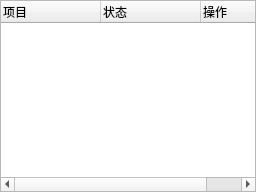
<?xml version="1.0" encoding="UTF-8"?>
<ui version="4.0">
 <class>SignalDiagnosticsPanel</class>
 <widget class="QWidget" name="SignalDiagnosticsPanel">
  <layout class="QVBoxLayout" name="verticalLayout">
   <property name="leftMargin">
    <number>0</number>
   </property>
   <property name="topMargin">
    <number>0</number>
   </property>
   <property name="rightMargin">
    <number>0</number>
   </property>
   <property name="bottomMargin">
    <number>0</number>
   </property>
   <item>
    <widget class="QTreeWidget" name="diagnosticsTree">
     <property name="alternatingRowColors">
      <bool>true</bool>
     </property>
     <property name="rootIsDecorated">
      <bool>false</bool>
     </property>
     <column>
      <property name="text">
       <string>项目</string>
      </property>
     </column>
     <column>
      <property name="text">
       <string>状态</string>
      </property>
     </column>
     <column>
      <property name="text">
       <string>操作</string>
      </property>
     </column>
    </widget>
   </item>
  </layout>
 </widget>
 <resources/>
 <connections/>
</ui>
